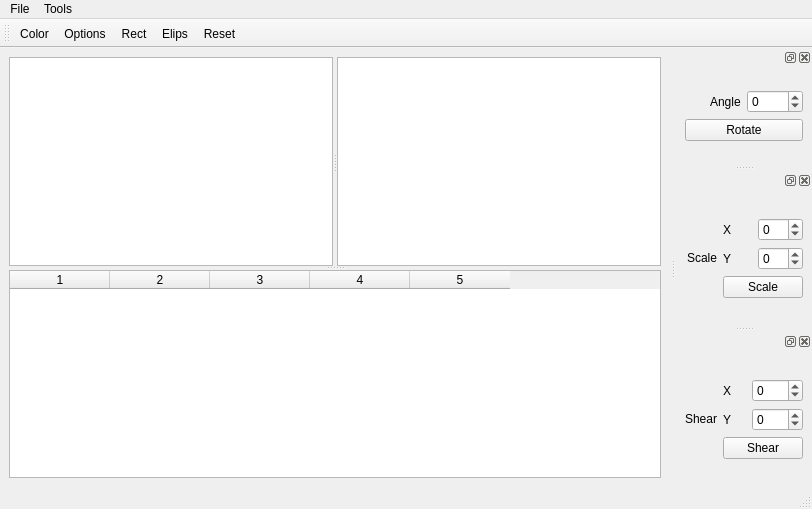
<?xml version="1.0" encoding="UTF-8"?>
<ui version="4.0">
 <class>MainWindow</class>
 <widget class="QMainWindow" name="MainWindow">
  <property name="geometry">
   <rect>
    <x>0</x>
    <y>0</y>
    <width>812</width>
    <height>509</height>
   </rect>
  </property>
  <property name="windowTitle">
   <string>MainWindow</string>
  </property>
  <widget class="QWidget" name="centralwidget">
   <layout class="QGridLayout" name="gridLayout">
    <item row="0" column="0">
     <widget class="QSplitter" name="splitter_2">
      <property name="orientation">
       <enum>Qt::Vertical</enum>
      </property>
      <widget class="QSplitter" name="splitter">
       <property name="orientation">
        <enum>Qt::Horizontal</enum>
       </property>
       <widget class="QGraphicsView" name="graphicsView"/>
       <widget class="QGraphicsView" name="graphicsView_2"/>
      </widget>
      <widget class="QTableWidget" name="tableWidget">
       <property name="columnCount">
        <number>5</number>
       </property>
       <attribute name="horizontalHeaderCascadingSectionResizes">
        <bool>false</bool>
       </attribute>
       <attribute name="horizontalHeaderShowSortIndicator" stdset="0">
        <bool>false</bool>
       </attribute>
       <attribute name="horizontalHeaderStretchLastSection">
        <bool>false</bool>
       </attribute>
       <column/>
       <column/>
       <column/>
       <column/>
       <column/>
      </widget>
     </widget>
    </item>
   </layout>
  </widget>
  <widget class="QMenuBar" name="menubar">
   <property name="geometry">
    <rect>
     <x>0</x>
     <y>0</y>
     <width>812</width>
     <height>21</height>
    </rect>
   </property>
   <widget class="QMenu" name="menuFile">
    <property name="title">
     <string>File</string>
    </property>
   </widget>
   <widget class="QMenu" name="menuTools">
    <property name="title">
     <string>Tools</string>
    </property>
    <addaction name="actionColor"/>
    <addaction name="actionOptions"/>
    <addaction name="separator"/>
    <addaction name="actionRect"/>
    <addaction name="actionElips"/>
    <addaction name="actionReset"/>
   </widget>
   <addaction name="menuFile"/>
   <addaction name="menuTools"/>
  </widget>
  <widget class="QStatusBar" name="statusbar"/>
  <widget class="QToolBar" name="toolBar">
   <property name="windowTitle">
    <string>toolBar</string>
   </property>
   <attribute name="toolBarArea">
    <enum>TopToolBarArea</enum>
   </attribute>
   <attribute name="toolBarBreak">
    <bool>false</bool>
   </attribute>
   <addaction name="actionColor"/>
   <addaction name="actionOptions"/>
   <addaction name="actionRect"/>
   <addaction name="actionElips"/>
   <addaction name="actionReset"/>
  </widget>
  <widget class="QDockWidget" name="dockWidget_14">
   <property name="sizePolicy">
    <sizepolicy hsizetype="Preferred" vsizetype="Preferred">
     <horstretch>1</horstretch>
     <verstretch>0</verstretch>
    </sizepolicy>
   </property>
   <attribute name="dockWidgetArea">
    <number>2</number>
   </attribute>
   <widget class="QWidget" name="dockWidgetContents_14">
    <layout class="QGridLayout" name="gridLayout_2">
     <item row="0" column="0">
      <layout class="QVBoxLayout" name="verticalLayout">
       <item>
        <layout class="QHBoxLayout" name="horizontalLayout">
         <item alignment="Qt::AlignRight">
          <widget class="QLabel" name="label">
           <property name="text">
            <string>Angle</string>
           </property>
          </widget>
         </item>
         <item>
          <widget class="QSpinBox" name="angleSpinBox">
           <property name="minimum">
            <number>-180</number>
           </property>
           <property name="maximum">
            <number>180</number>
           </property>
          </widget>
         </item>
        </layout>
       </item>
       <item>
        <widget class="QPushButton" name="rotatePushButton">
         <property name="text">
          <string>Rotate</string>
         </property>
        </widget>
       </item>
      </layout>
     </item>
    </layout>
   </widget>
  </widget>
  <widget class="QDockWidget" name="dockWidget_15">
   <property name="sizePolicy">
    <sizepolicy hsizetype="Preferred" vsizetype="Preferred">
     <horstretch>1</horstretch>
     <verstretch>0</verstretch>
    </sizepolicy>
   </property>
   <attribute name="dockWidgetArea">
    <number>2</number>
   </attribute>
   <widget class="QWidget" name="dockWidgetContents_15">
    <layout class="QGridLayout" name="gridLayout_3">
     <item row="0" column="0">
      <layout class="QHBoxLayout" name="horizontalLayout_4">
       <item alignment="Qt::AlignRight">
        <widget class="QLabel" name="label_2">
         <property name="text">
          <string>Scale</string>
         </property>
        </widget>
       </item>
       <item>
        <layout class="QVBoxLayout" name="verticalLayout_2">
         <item>
          <layout class="QHBoxLayout" name="horizontalLayout_2">
           <item>
            <widget class="QLabel" name="label_3">
             <property name="text">
              <string>X</string>
             </property>
            </widget>
           </item>
           <item>
            <widget class="QSpinBox" name="xScaleSpinBox">
             <property name="minimum">
              <number>-10</number>
             </property>
             <property name="maximum">
              <number>10</number>
             </property>
            </widget>
           </item>
          </layout>
         </item>
         <item>
          <layout class="QHBoxLayout" name="horizontalLayout_3">
           <item>
            <widget class="QLabel" name="label_4">
             <property name="text">
              <string>Y</string>
             </property>
            </widget>
           </item>
           <item>
            <widget class="QSpinBox" name="yScaleSpinBox">
             <property name="minimum">
              <number>-10</number>
             </property>
             <property name="maximum">
              <number>10</number>
             </property>
            </widget>
           </item>
          </layout>
         </item>
         <item>
          <widget class="QPushButton" name="scalePushButton">
           <property name="text">
            <string>Scale</string>
           </property>
          </widget>
         </item>
        </layout>
       </item>
      </layout>
     </item>
    </layout>
   </widget>
  </widget>
  <widget class="QDockWidget" name="dockWidget_17">
   <property name="sizePolicy">
    <sizepolicy hsizetype="Preferred" vsizetype="Preferred">
     <horstretch>1</horstretch>
     <verstretch>0</verstretch>
    </sizepolicy>
   </property>
   <attribute name="dockWidgetArea">
    <number>2</number>
   </attribute>
   <widget class="QWidget" name="dockWidgetContents_17">
    <layout class="QGridLayout" name="gridLayout_4">
     <item row="0" column="0">
      <layout class="QHBoxLayout" name="horizontalLayout_7">
       <item alignment="Qt::AlignRight">
        <widget class="QLabel" name="label_7">
         <property name="text">
          <string>Shear</string>
         </property>
        </widget>
       </item>
       <item>
        <layout class="QVBoxLayout" name="verticalLayout_3">
         <item>
          <layout class="QHBoxLayout" name="horizontalLayout_5">
           <item>
            <widget class="QLabel" name="label_5">
             <property name="text">
              <string>X</string>
             </property>
            </widget>
           </item>
           <item>
            <widget class="QSpinBox" name="xShearSpinBox">
             <property name="minimum">
              <number>-180</number>
             </property>
             <property name="maximum">
              <number>180</number>
             </property>
            </widget>
           </item>
          </layout>
         </item>
         <item>
          <layout class="QHBoxLayout" name="horizontalLayout_6">
           <item>
            <widget class="QLabel" name="label_6">
             <property name="text">
              <string>Y</string>
             </property>
            </widget>
           </item>
           <item>
            <widget class="QSpinBox" name="yShearSpinBox">
             <property name="minimum">
              <number>-180</number>
             </property>
             <property name="maximum">
              <number>180</number>
             </property>
            </widget>
           </item>
          </layout>
         </item>
         <item>
          <widget class="QPushButton" name="shearPushButton">
           <property name="text">
            <string>Shear</string>
           </property>
          </widget>
         </item>
        </layout>
       </item>
      </layout>
     </item>
    </layout>
   </widget>
  </widget>
  <action name="actionColor">
   <property name="text">
    <string>Color</string>
   </property>
  </action>
  <action name="actionOptions">
   <property name="text">
    <string>Options</string>
   </property>
  </action>
  <action name="actionRect">
   <property name="checkable">
    <bool>true</bool>
   </property>
   <property name="text">
    <string>Rect</string>
   </property>
  </action>
  <action name="actionElips">
   <property name="checkable">
    <bool>true</bool>
   </property>
   <property name="text">
    <string>Elips</string>
   </property>
  </action>
  <action name="actionReset">
   <property name="text">
    <string>Reset</string>
   </property>
  </action>
 </widget>
 <resources/>
 <connections/>
</ui>
